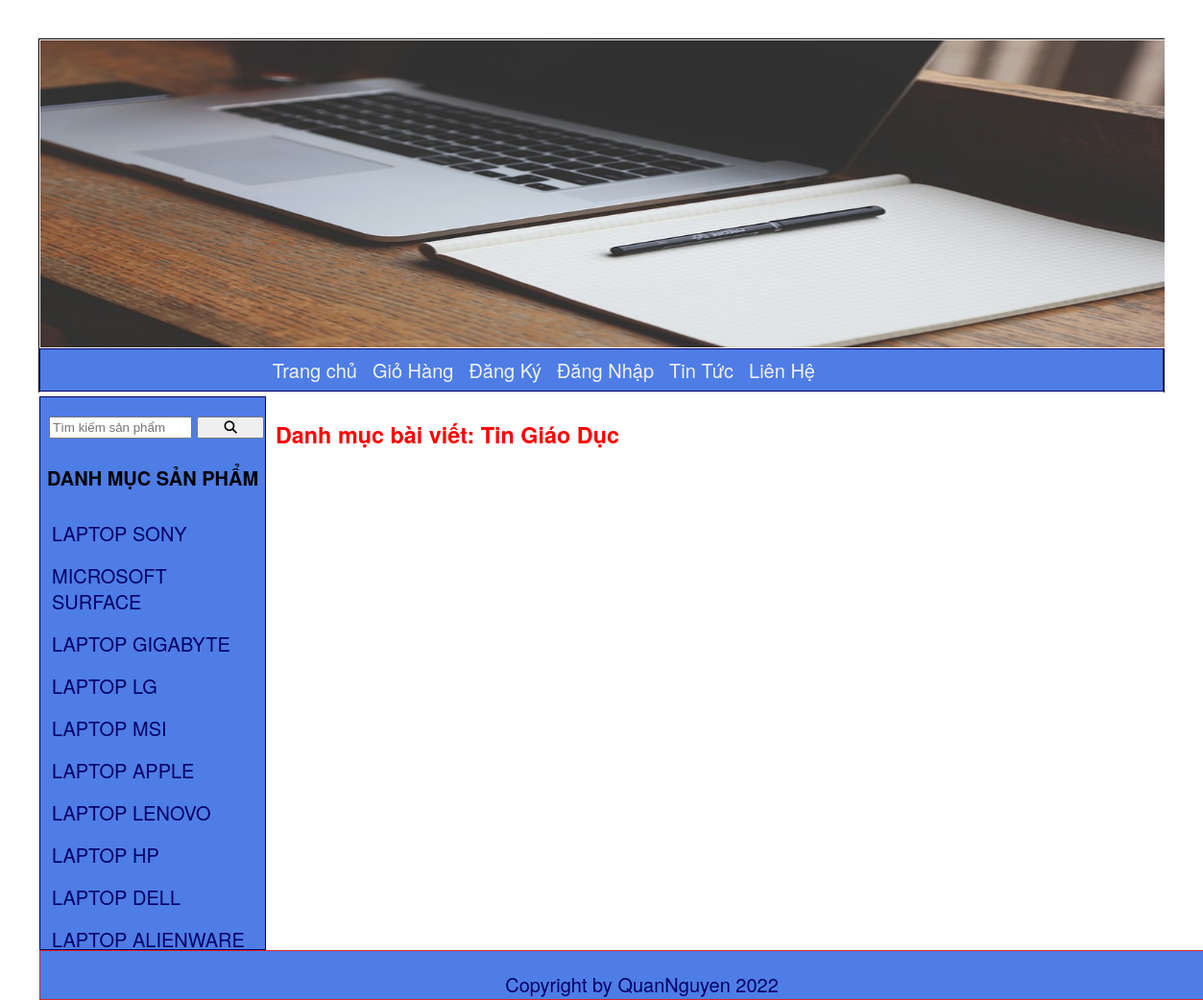
Page /pages/sidebar/index.php?quanly=danhmucbaiviet&id=8 on the committed database.
### tables this page shows
CREATE TABLE `tbl_danhmuc` (
  `id_danhmuc` int(11) NOT NULL,
  `tendanhmuc` varchar(100) NOT NULL,
  `thutu` int(11) NOT NULL
);

CREATE TABLE `tbl_danhmucbaiviet` (
  `id_baiviet` int(11) NOT NULL,
  `tendanhmuc_baiviet` varchar(255) NOT NULL,
  `thutu` int(11) NOT NULL
);

### pages/main/danhmucbaiviet.php (the view, shortened to what this page needs)
<?php
     $sql_cate = "SELECT * FROM tbl_danhmucbaiviet WHERE tbl_danhmucbaiviet.id_baiviet = '$_GET[id]' LIMIT 1";
     $query_cate = mysqli_query($mysqli,$sql_cate);
     $row_title = mysqli_fetch_array($query_cate);
?>
     <h3 style="color: red;">Danh mục bài viết: <?php echo $row_title['tendanhmuc_baiviet'] ?> </h3>

### pages/sidebar/sidebar.php (shortened to what this page needs)
<div class="sidebar">
            <ul class="list_sidebar">
            <form style="border: 0;" action="./index.php?quanly=timkiem" autocomplete="off" method="POST">
                <input style="width: 60%;padding: 2px;margin: 20px 0 0 9px;" type="text" placeholder="Tìm kiếm sản phẩm" name="tukhoa">
                <button style="width: 30%;padding: 2px;margin: 0;" type="submit" name="timkiem"><i class="fa-solid fa-magnifying-glass"></i></button>
            </form>
            <h4 style="text-align: center;">DANH MỤC SẢN PHẨM</h4>
            <?php
            $sql_danhmuc = "SELECT * FROM tbl_danhmuc ORDER BY id_danhmuc DESC";
            $query_danhmuc = mysqli_query($mysqli,$sql_danhmuc);
            while($row_danhmuc = mysqli_fetch_array($query_danhmuc)){
            ?>
            <li style="text-transform: uppercase;"><a href="./index.php?quanly=danhmucsanpham&id=<?php echo $row_danhmuc['id_danhmuc'] ?>"><?php echo $row_danhmuc['tendanhmuc'] ?></a></li>
            <?php
            }
            ?>
            </ul>
        </div>

### css/style.css (style rules this page uses)
body { margin: 0; padding: 0; font-size: 20px; }
.sidebar { border: 1px solid #000066; height: 575px; width: 20%; margin-top: 5px; float: left; background: #4E7DE6; position: relative; overflow: auto; }
ul.list_sidebar { padding: 0; margin: 0; width: 100%; list-style: none; line-height: 27px; }
ul.list_sidebar li a { text-decoration: none; text-align: left; color: #000066; display: block; }
ul.list_sidebar li { margin: 7px; padding: 5px; }
html { margin: 0; padding: 0; }
body { font-family: "HelveticaNeue-Light", "Helvetica Neue Light", "Helvetica Neue", Helvetica, Arial, "Lucida Grande", sans-serif; font-weight: 300; margin: 2em; }

### rows in the picture
tbl_danhmuc: tendanhmuc "LAPTOP SONY"
tbl_danhmuc: tendanhmuc "MICROSOFT SURFACE"
tbl_danhmuc: tendanhmuc "LAPTOP GIGABYTE"
tbl_danhmuc: tendanhmuc "LAPTOP LG"
tbl_danhmuc: tendanhmuc "LAPTOP MSI"
tbl_danhmuc: tendanhmuc "LAPTOP APPLE"
tbl_danhmuc: tendanhmuc "LAPTOP LENOVO"
tbl_danhmuc: tendanhmuc "LAPTOP HP"
tbl_danhmuc: tendanhmuc "LAPTOP DELL"
tbl_danhmuc: tendanhmuc "LAPTOP ALIENWARE"
tbl_danhmucbaiviet: tendanhmuc_baiviet "Tin Giáo Dục"
